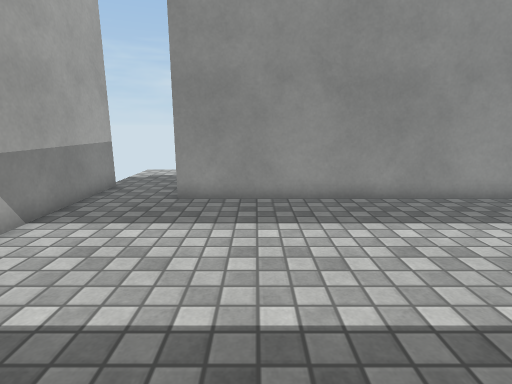
[1] (above)

12 first-person views from a walk through a Unity game level. The camera is 1.2 m above the floor, tilts 12° down and sees 80° across. The floor is counted in squares, 0.5 m on a side. Each view is taken from the middle of a square. On the plan, view 1 faces up. The plan holds only what a view shows up to about 19 squares ahead; the rest is blank. The player is left out. Surface patterns are stand-ins for the level's own textures.

[2]
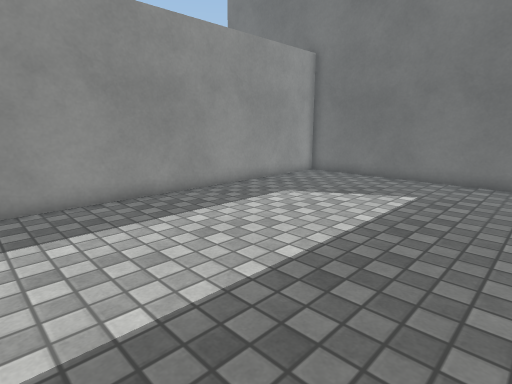

[3]
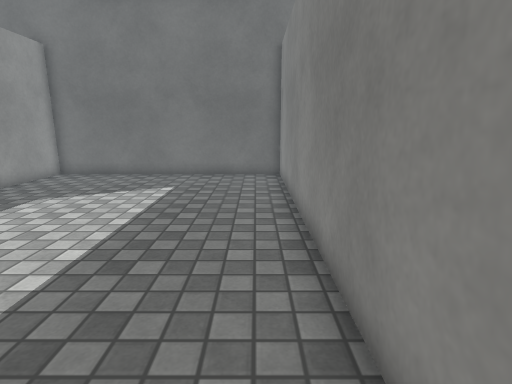

[4]
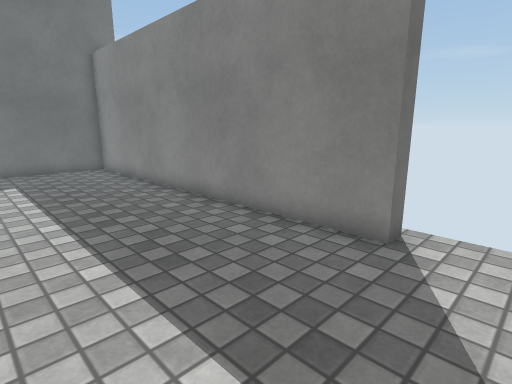

[5]
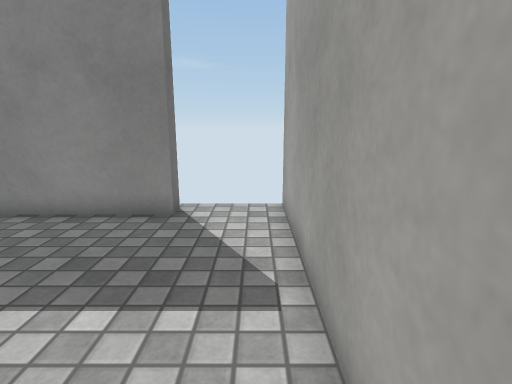

[6]
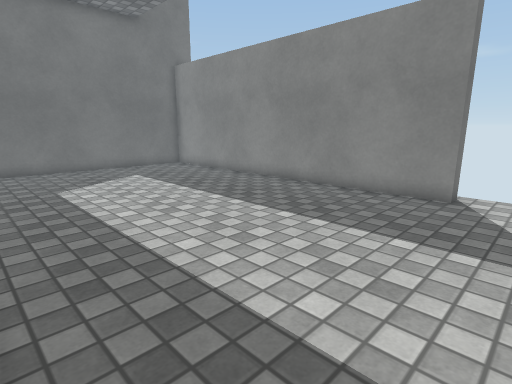

[7]
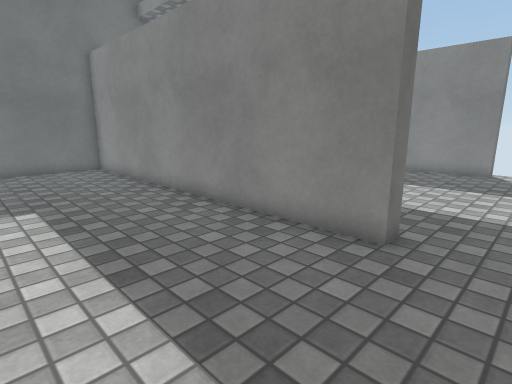

[8]
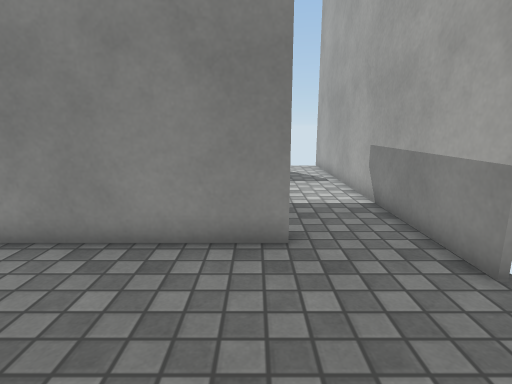

[9]
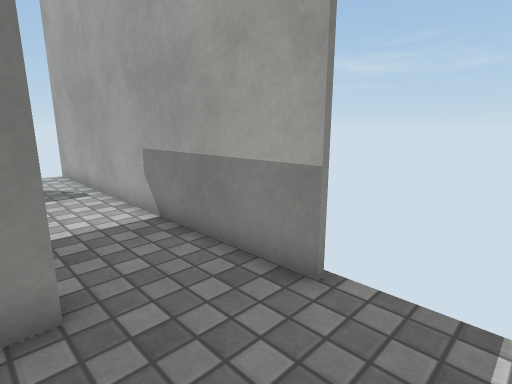

[10]
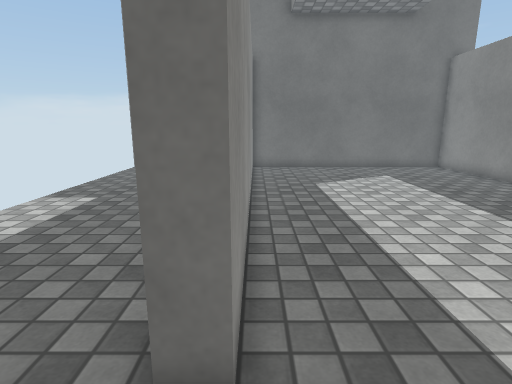

[11]
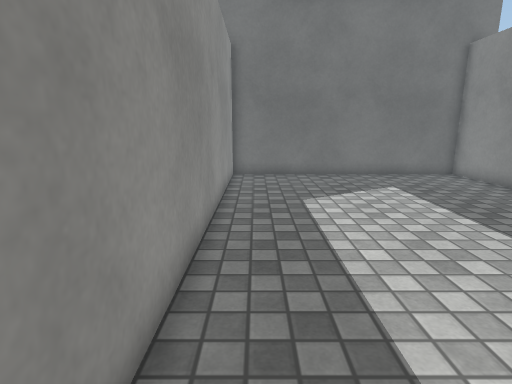

[12]
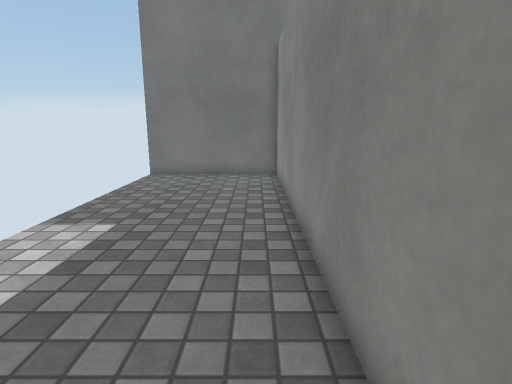

### Floor plan
Points are (right, up) in squares from view 1. A wall is a line through its corners. A room is listed if a view was taken in it or the views show most of it. See-through windows are left out.
Room 1 (views 1, 2, 3, 4, 5, 11)
walls: (-2.7, -2) (-2.7, -1.2) (13.8, -1.2) (13.8, 10.2) (-2.7, 10.2); (-5.9, 9.6) (-5.9, -2.8)
ways out: opening at (-4.5, 10.5) to room 2
Room 2 (views 6, 7, 8, 9, 10, 12)
walls: (-2.7, 10.2) (-2.7, 10.9) (13.8, 10.9) (13.8, 17.6); (-5.9, 12.6) (-5.9, 9.6)
ways out: opening at (-4.5, 10.5) to room 1

Where each view was taken, in squares from view 1:
view 1: 0 up, 0 right, facing up
view 2: 0 up, 1 left, facing up-right
view 3: 0 up, 2 left, facing right
view 4: 5 up, 5 left, facing down-right
view 5: 7 up, 5 left, facing down
view 6: 10 up, 5 left, facing down-right
view 7: 17 up, 5 left, facing down-right
view 8: 17 up, 2 left, facing down
view 9: 15 up, 2 left, facing down-left
view 10: 10 up, 5 left, facing right
view 11: 9 up, 2 left, facing right
view 12: 12 up, 2 left, facing right
